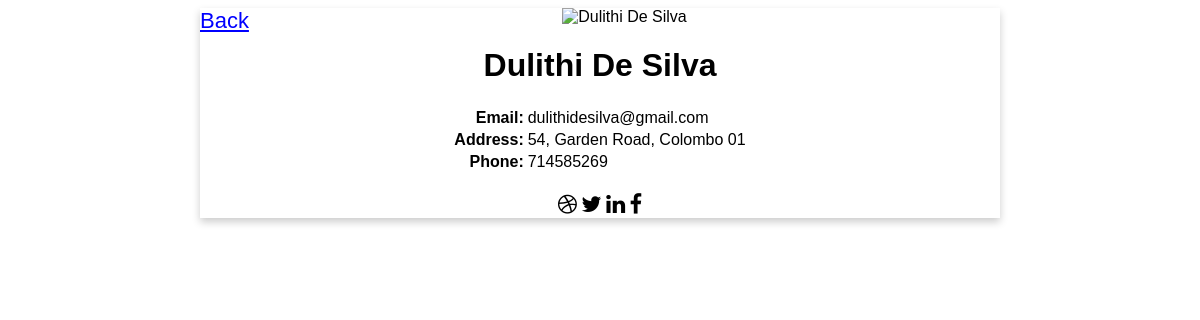
The app's page /contact_details.php?architect_id=1 (signed in) with its own data.
### tables this page shows
CREATE TABLE `Architects` (
  `ID` int(11) NOT NULL,
  `Name` varchar(100) NOT NULL,
  `Email` varchar(100) NOT NULL,
  `Address` varchar(100) NOT NULL,
  `Phone` int(11) NOT NULL,
  `Qualifications` varchar(500) NOT NULL
);

### contact_details.php (the view, shortened to what this page needs)
<?php
include "connection.php";
$architect_id = $_GET['architect_id'];
$sql = "SELECT * from Architects WHERE ID = '$architect_id'";
$result = $conn->query($sql);
if($result->num_rows>0){
    $row = $result->fetch_assoc();
}else{
    echo "No Results";
}
?>
<!DOCTYPE html>
<html>
<head>
<link rel="stylesheet" href="https://cdnjs.cloudflare.com/ajax/libs/font-awesome/4.7.0/css/font-awesome.min.css">
</head>
<body>
<div class="card">
    <a style="color: blue; text-decoration: underline; float: left;" href="booking.php">Back</a>
  <img src="WEB11.JPEG" alt="<?php echo $row['Name']; ?>" style="width:50%">
  <h1><?php echo $row['Name']; ?></h1>
  <center>
  <table>
      <tr>
          <th style="float: right;">Email:</th><td><?php echo $row['Email'] ?></td>
      </tr>
      <tr>
          <th style="float: right;">Address:</th><td><?php echo $row['Address'] ?></td>
      </tr>
      <tr>
          <th style="float: right;">Phone:</th><td><?php echo $row['Phone'] ?></td>
      </tr>
  </table><br/>
  </center>
    <a href="#"><i class="fa fa-dribbble"></i></a>
    <a href="#"><i class="fa fa-twitter"></i></a>
    <a href="#"><i class="fa fa-linkedin"></i></a>
    <a href="#"><i class="fa fa-facebook"></i></a>
  </div>
</body>

### contact_details.php (style rules this page uses)
.card { box-shadow: 0 4px 8px 0 rgba(0, 0, 0, 0.2); max-width: 800px; margin: auto; text-align: center; font-family: arial; }
a { text-decoration: none; font-size: 22px; color: black; }

### records on screen
architects: Name "Dulithi De Silva", Email "dulithidesilva@gmail.com", Address "54, Garden Road, Colombo 01", Phone "714585269"
